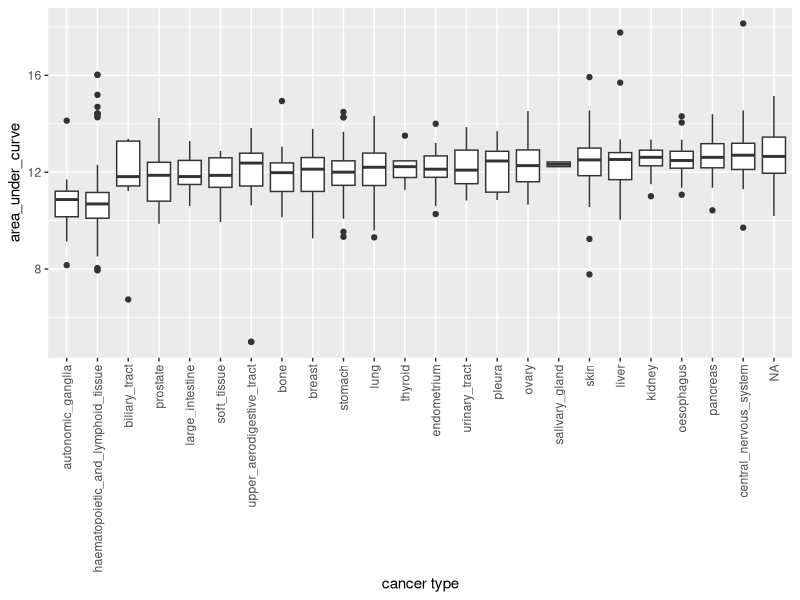
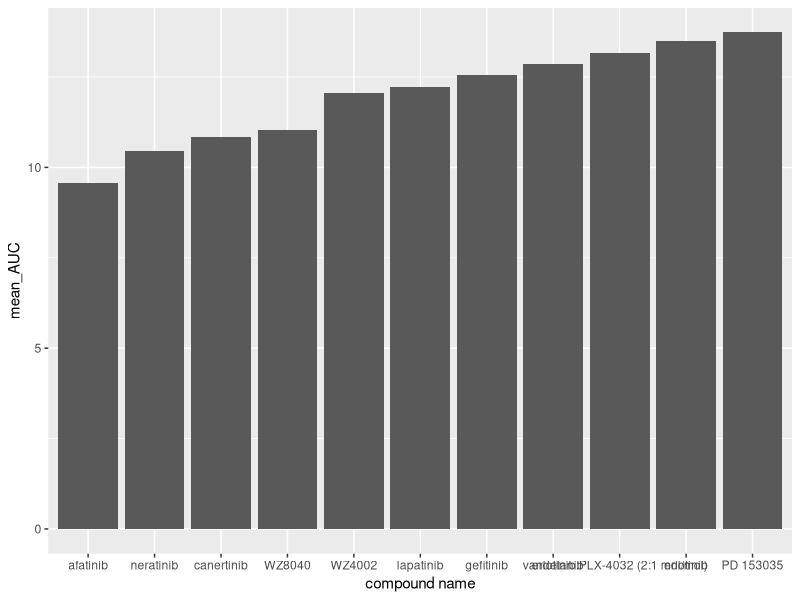

Write R code to recreate these figures, in order.
## ---- chunk 1
knitr::opts_chunk$set(echo = TRUE, error = TRUE)
## ---- chunk 2
#install.packages('tidyverse')
library(tidyverse)
library(dplyr)
library(ggplot2)
## ---- chunk 3
parent_data <- read.delim("dad_mom.txt") #read dataframe

parent_data_tidy <- parent_data %>%
  gather(key = "parent", value= "name", name_dad, name_mom) %>% #create name column
  gather(key= "key1", value = "income", income_dad, income_mom) %>% #create income column
  select(-key1)

parent_data_tidy$parent <- recode(parent_data_tidy$parent, "name_dad" = "dad", "name_mom" = "mom") #create parent's gender column

parent_data_tidy
## ---- chunk 4
#read all dataframes
cancer_cell_line <- read_csv("CTRP_files/cancer_cell_line_info.csv")
AUC_1 <- read_csv("CTRP_files/AUC_1.csv")
AUC_2 <- read_csv("CTRP_files/AUC_2.csv")
compound_info <- read_csv("CTRP_files/compound_info.csv")
experiment_info <- read_csv("CTRP_files/Experiment_info.csv")
## ---- chunk 5
#looking at each dataframe
glimpse(cancer_cell_line)
glimpse(AUC_1)
glimpse(AUC_2)
glimpse(compound_info)
glimpse(experiment_info)
## ---- chunk 6
#is it wrong to use full_join to merge all the tables? or should I be using inner_join?

AUC_all_compound<- AUC_1 %>%
  full_join(AUC_2, by = c("experiment_id", "area_under_curve", "master_cpd_id")) %>%
  full_join(compound_info, by = "master_cpd_id")

ccl_experiment_AUC_compound <- cancer_cell_line %>%
  full_join(experiment_info, by = "master_ccl_id") %>%
  full_join(AUC_all_compound, by=c("expt_id"="experiment_id"))

glimpse(ccl_experiment_AUC_compound)
## ---- chunk 7
vorinostat_auc <- ccl_experiment_AUC_compound %>%
  filter(cpd_name == "vorinostat") %>%
  arrange(area_under_curve)

ggplot(vorinostat_auc, aes(x= reorder(cancer_type, area_under_curve), y = area_under_curve)) + 
  geom_boxplot() +
 theme(axis.text.x = element_text(angle = 90, vjust=0.5, hjust=1)) +
  scale_x_discrete(name = "cancer type")

## ---- chunk 8
ccl_experiment_AUC_compound %>%
  filter(ccl_name == "22RV1") %>%
  arrange(desc(area_under_curve))
## ---- chunk 9

mean_auc <- ccl_experiment_AUC_compound %>%
  group_by(cpd_name, gene_symbol_of_protein_target) %>%
  filter(cancer_type == "breast") %>%
  filter(str_detect(gene_symbol_of_protein_target, "EGFR")) %>%
  summarize(mean_AUC = mean(area_under_curve)) %>%
  arrange(mean_AUC)

ggplot(mean_auc, aes(x= reorder(cpd_name, mean_AUC), y =mean_AUC)) + 
  geom_col() +
  scale_x_discrete(name = "compound name")

